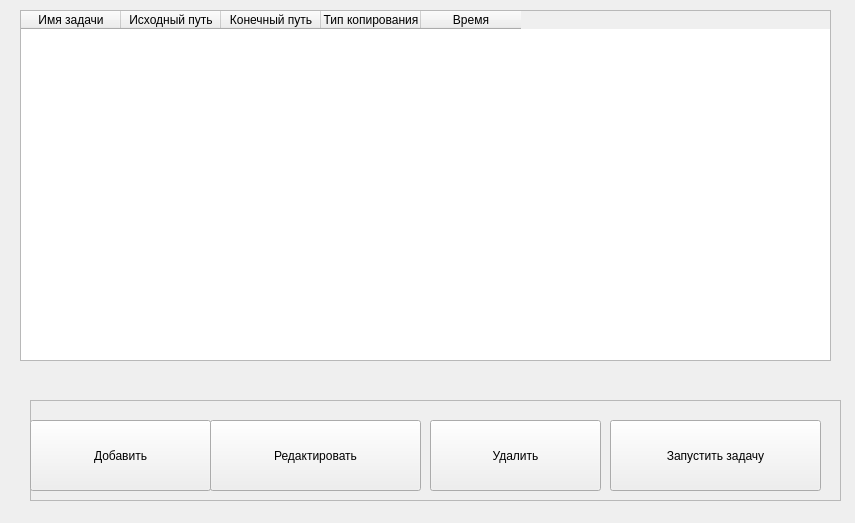
<?xml version="1.0" encoding="UTF-8"?>
<ui version="4.0">
 <class>MainWindow</class>
 <widget class="QMainWindow" name="MainWindow">
  <property name="geometry">
   <rect>
    <x>0</x>
    <y>0</y>
    <width>855</width>
    <height>523</height>
   </rect>
  </property>
  <property name="windowTitle">
   <string>Dat-Back</string>
  </property>
  <widget class="QWidget" name="centralwidget">
   <widget class="QWidget" name="widget" native="true">
    <property name="geometry">
     <rect>
      <x>10</x>
      <y>0</y>
      <width>841</width>
      <height>511</height>
     </rect>
    </property>
    <widget class="QTableWidget" name="tableWidget">
     <property name="geometry">
      <rect>
       <x>10</x>
       <y>10</y>
       <width>811</width>
       <height>351</height>
      </rect>
     </property>
     <column>
      <property name="text">
       <string>Имя задачи</string>
      </property>
     </column>
     <column>
      <property name="text">
       <string>Исходный путь</string>
      </property>
     </column>
     <column>
      <property name="text">
       <string>Конечный путь</string>
      </property>
     </column>
     <column>
      <property name="text">
       <string>Тип копирования</string>
      </property>
     </column>
     <column>
      <property name="text">
       <string>Время</string>
      </property>
     </column>
    </widget>
    <widget class="QFrame" name="frame">
     <property name="geometry">
      <rect>
       <x>20</x>
       <y>400</y>
       <width>811</width>
       <height>101</height>
      </rect>
     </property>
     <property name="frameShape">
      <enum>QFrame::StyledPanel</enum>
     </property>
     <property name="frameShadow">
      <enum>QFrame::Raised</enum>
     </property>
     <widget class="QPushButton" name="pushButton">
      <property name="geometry">
       <rect>
        <x>0</x>
        <y>20</y>
        <width>181</width>
        <height>71</height>
       </rect>
      </property>
      <property name="text">
       <string>Добавить</string>
      </property>
     </widget>
     <widget class="QPushButton" name="pushButton_2">
      <property name="geometry">
       <rect>
        <x>180</x>
        <y>20</y>
        <width>211</width>
        <height>71</height>
       </rect>
      </property>
      <property name="text">
       <string>Редактировать</string>
      </property>
     </widget>
     <widget class="QPushButton" name="pushButton_3">
      <property name="geometry">
       <rect>
        <x>400</x>
        <y>20</y>
        <width>171</width>
        <height>71</height>
       </rect>
      </property>
      <property name="text">
       <string>Удалить</string>
      </property>
     </widget>
     <widget class="QPushButton" name="pushButton_4">
      <property name="geometry">
       <rect>
        <x>580</x>
        <y>20</y>
        <width>211</width>
        <height>71</height>
       </rect>
      </property>
      <property name="text">
       <string>Запустить задачу</string>
      </property>
     </widget>
    </widget>
   </widget>
  </widget>
 </widget>
 <resources/>
 <connections/>
</ui>
